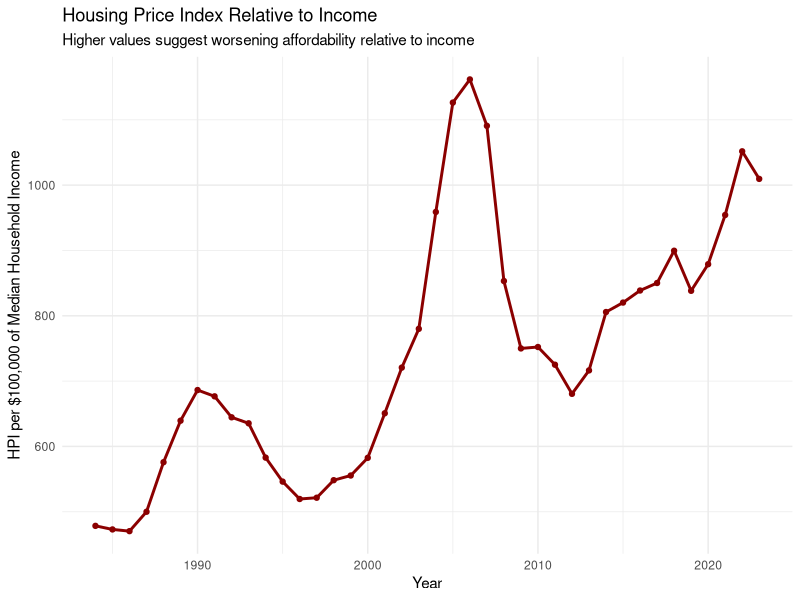
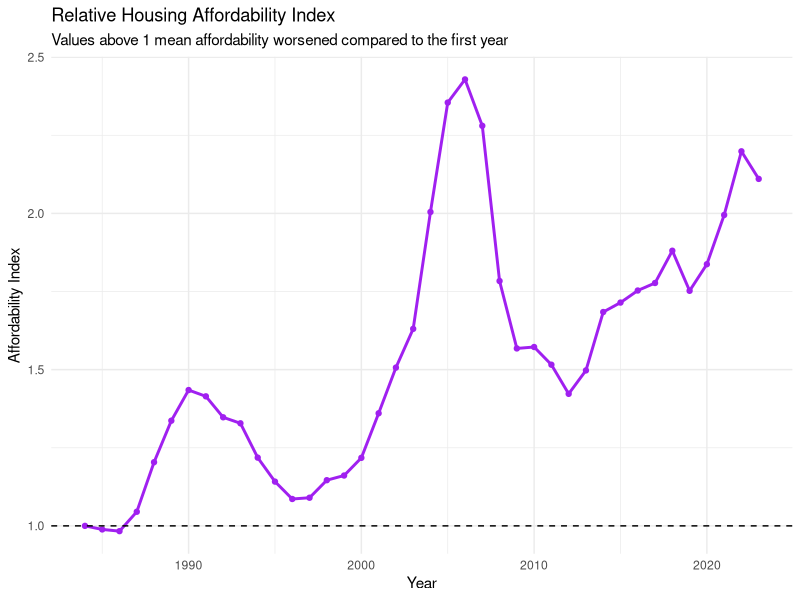
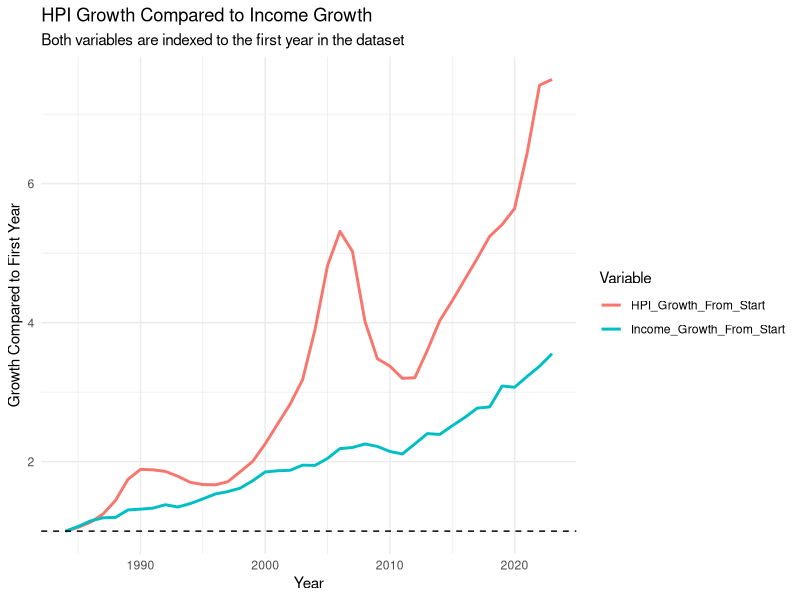
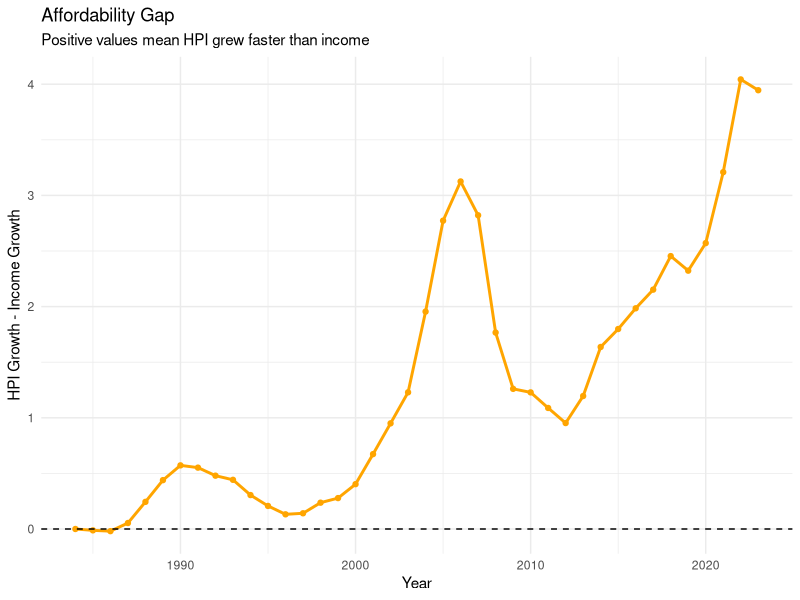
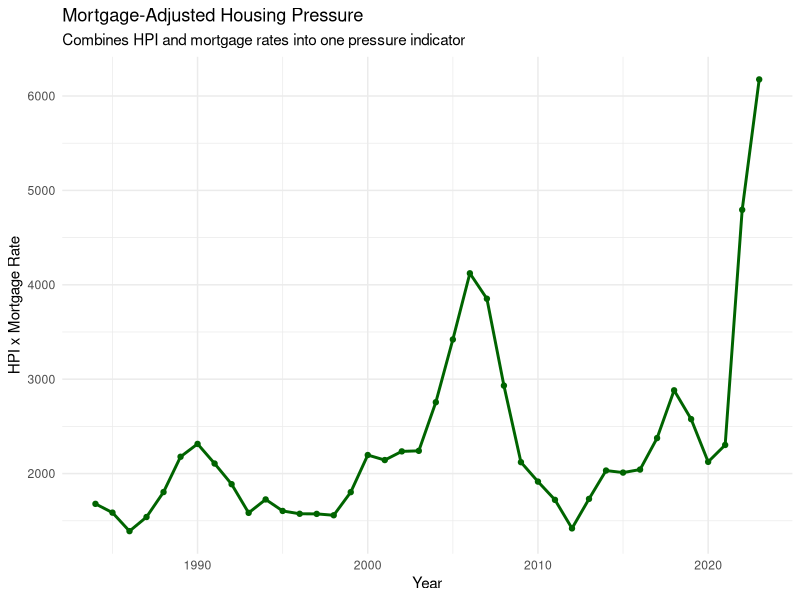
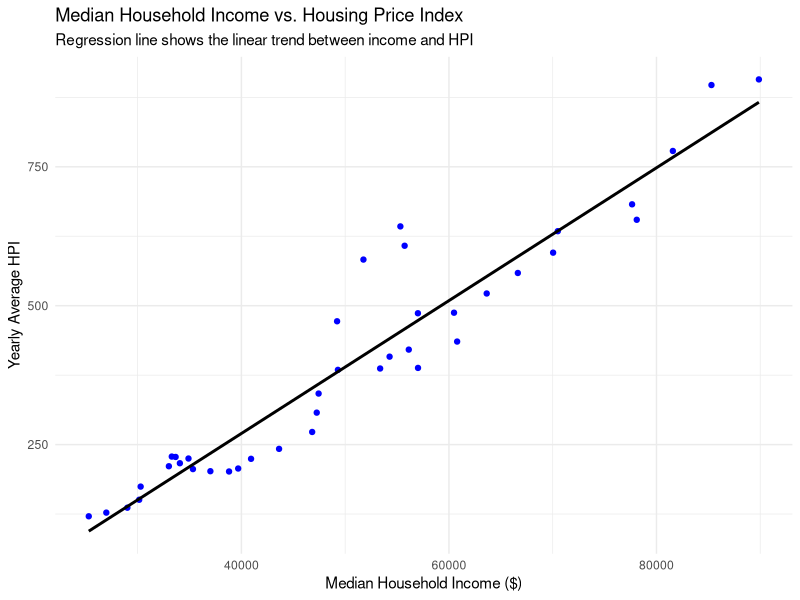
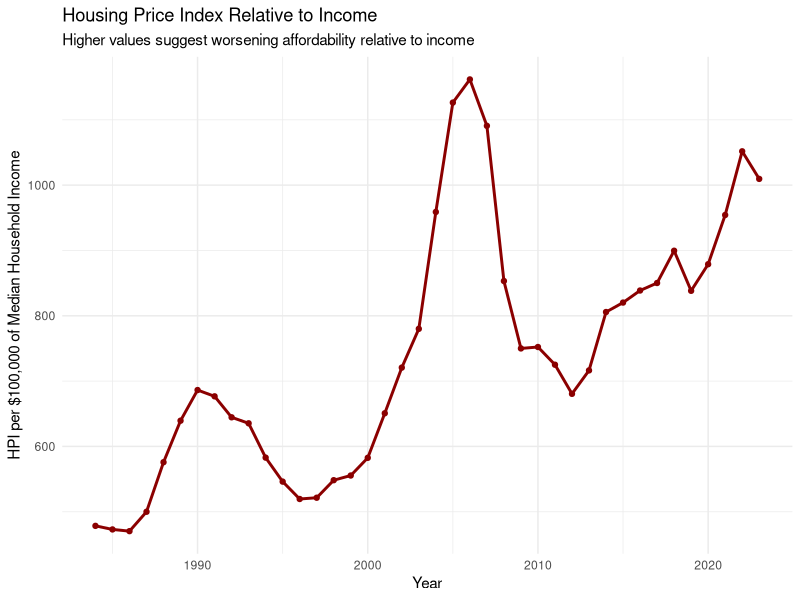
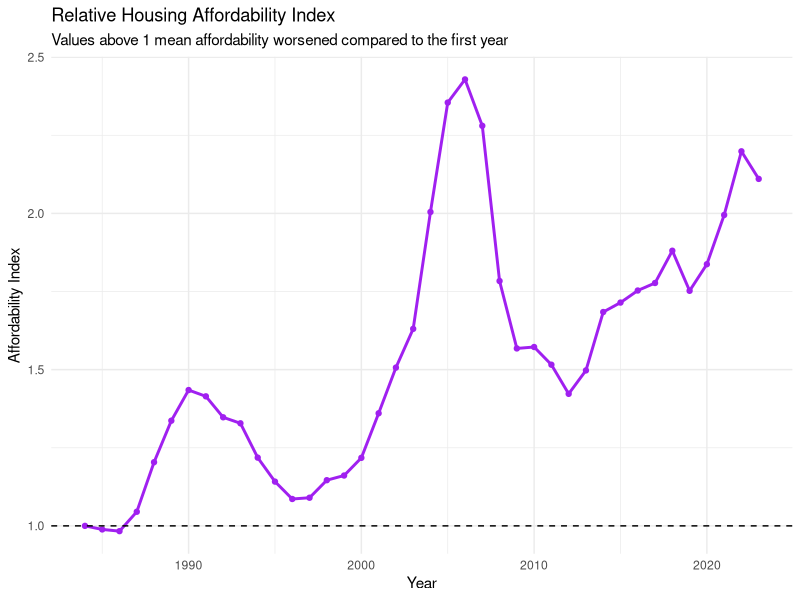

These charts were generated, in order, by the following R code:
# Feature Engineering: Affordability Analysis
# Harjot Singh
#
# This script creates affordability-related features using:
# - House Price Index (HPI)
# - Median household income
# - Mortgage interest rates
#
# Important note:
# HPI is an index, not an actual dollar home price.
# So the HPI-to-income ratio should be interpreted as a relative
# affordability indicator, not the literal number of years of income
# needed to buy a house.

library(tidyverse)
library(ggplot2)

options(scipen = 999)

# ------------------------------------------------------------
# Load Data
# Keep this R file in the same folder as the CSV files:
# - CASTHPI_yearly_cleaned.csv
# - cleaned_income_data.csv
# - cleaned_mortgage_rates_annual_avg.csv
# ------------------------------------------------------------

required_files <- c(
  "CASTHPI_yearly_cleaned.csv",
  "cleaned_income_data.csv",
  "cleaned_mortgage_rates_annual_avg.csv"
)

missing_files <- required_files[!file.exists(required_files)]

if (length(missing_files) > 0) {
  stop(
    paste(
      "Missing file(s):",
      paste(missing_files, collapse = ", "),
      "\nCurrent working directory is:",
      getwd(),
      "\nMove this R file into the same folder as the CSV files or set the working directory correctly."
    )
  )
}

hpi_data <- read_csv("CASTHPI_yearly_cleaned.csv")

income_data <- read_csv("cleaned_income_data.csv") %>%
  rename(Year = Date)

mortgage_data <- read_csv(
  "cleaned_mortgage_rates_annual_avg.csv",
  skip = 7,
  col_names = c(
    "Year",
    "Average_Mortgage_Rate",
    "Lowest_Mortgage_Rate",
    "Highest_Mortgage_Rate",
    "Number_Of_Weeks"
  )
)

glimpse(hpi_data)
glimpse(income_data)
glimpse(mortgage_data)

# ------------------------------------------------------------
# Clean and Merge Data
# ------------------------------------------------------------

hpi_data <- hpi_data %>%
  mutate(
    Year = as.numeric(Year),
    Yearly_Average_HPI = as.numeric(Yearly_Average_HPI),
    Lowest_Quarterly_HPI = as.numeric(Lowest_Quarterly_HPI),
    Highest_Quarterly_HPI = as.numeric(Highest_Quarterly_HPI)
  )

income_data <- income_data %>%
  mutate(
    Year = as.numeric(Year),
    Median_Household_Income = as.numeric(Median_Household_Income)
  )

mortgage_data <- mortgage_data %>%
  mutate(
    Year = as.numeric(Year),
    Average_Mortgage_Rate = as.numeric(Average_Mortgage_Rate),
    Lowest_Mortgage_Rate = as.numeric(Lowest_Mortgage_Rate),
    Highest_Mortgage_Rate = as.numeric(Highest_Mortgage_Rate),
    Number_Of_Weeks = as.numeric(Number_Of_Weeks)
  )

combined_data <- hpi_data %>%
  left_join(income_data, by = "Year") %>%
  left_join(mortgage_data, by = "Year") %>%
  arrange(Year) %>%
  drop_na()

glimpse(combined_data)
print(head(combined_data))

# ------------------------------------------------------------
# Feature Engineering
# ------------------------------------------------------------

feature_data <- combined_data %>%
  mutate(
    # Basic HPI-to-income ratio
    # This is a relative affordability indicator.
    HPI_to_Income_Ratio = Yearly_Average_HPI / Median_Household_Income,

    # Easier-to-read ratio:
    # HPI per $100,000 of median household income.
    HPI_per_100k_Income = Yearly_Average_HPI / (Median_Household_Income / 100000),

    # Affordability index compared to the first year.
    # Values above 1 suggest affordability worsened compared to the first year.
    Affordability_Index = HPI_to_Income_Ratio / first(HPI_to_Income_Ratio),

    # Income growth compared to first year.
    Income_Growth_From_Start = Median_Household_Income / first(Median_Household_Income),

    # HPI growth compared to first year.
    HPI_Growth_From_Start = Yearly_Average_HPI / first(Yearly_Average_HPI),

    # Difference between HPI growth and income growth.
    # Positive values mean HPI grew faster than income.
    Affordability_Gap = HPI_Growth_From_Start - Income_Growth_From_Start,

    # Mortgage-adjusted HPI pressure indicator.
    # Higher values suggest more buyer pressure from prices and rates together.
    Mortgage_Adjusted_HPI = Yearly_Average_HPI * Average_Mortgage_Rate
  )

glimpse(feature_data)
print(head(feature_data))

# ------------------------------------------------------------
# Feature Description Table
# ------------------------------------------------------------

feature_descriptions <- tibble(
  Feature = c(
    "HPI_to_Income_Ratio",
    "HPI_per_100k_Income",
    "Affordability_Index",
    "Income_Growth_From_Start",
    "HPI_Growth_From_Start",
    "Affordability_Gap",
    "Mortgage_Adjusted_HPI"
  ),
  Meaning = c(
    "Yearly average HPI divided by median household income",
    "HPI scaled per $100,000 of median household income",
    "HPI-to-income ratio compared to the first year in the dataset",
    "Median household income growth compared to the first year",
    "HPI growth compared to the first year",
    "Difference between HPI growth and income growth",
    "HPI multiplied by average mortgage rate"
  ),
  Interpretation = c(
    "Higher value suggests housing prices are higher relative to income",
    "Higher value suggests worse affordability relative to a fixed income scale",
    "Values above 1 suggest affordability worsened compared to the first year",
    "Values above 1 mean income increased compared to the first year",
    "Values above 1 mean HPI increased compared to the first year",
    "Positive values mean HPI grew faster than income",
    "Higher value suggests more buyer pressure from prices and interest rates together"
  )
)

print(feature_descriptions)
write_csv(feature_descriptions, "feature_descriptions.csv")

# ------------------------------------------------------------
# Plot 1: HPI Relative to Income
# ------------------------------------------------------------

hpi_income_ratio_plot <- ggplot(feature_data, aes(x = Year, y = HPI_per_100k_Income)) +
  geom_line(linewidth = 1, color = "darkred") +
  geom_point(color = "darkred") +
  theme_minimal() +
  labs(
    title = "Housing Price Index Relative to Income",
    subtitle = "Higher values suggest worsening affordability relative to income",
    x = "Year",
    y = "HPI per $100,000 of Median Household Income"
  )

print(hpi_income_ratio_plot)

ggsave(
  "hpi_relative_to_income.png",
  hpi_income_ratio_plot,
  width = 8,
  height = 5
)

# ------------------------------------------------------------
# Plot 2: Relative Affordability Index
# ------------------------------------------------------------

affordability_index_plot <- ggplot(feature_data, aes(x = Year, y = Affordability_Index)) +
  geom_line(linewidth = 1, color = "purple") +
  geom_point(color = "purple") +
  geom_hline(yintercept = 1, linetype = "dashed") +
  theme_minimal() +
  labs(
    title = "Relative Housing Affordability Index",
    subtitle = "Values above 1 mean affordability worsened compared to the first year",
    x = "Year",
    y = "Affordability Index"
  )

print(affordability_index_plot)

ggsave(
  "affordability_index_plot.png",
  affordability_index_plot,
  width = 8,
  height = 5
)

# ------------------------------------------------------------
# Plot 3: HPI Growth vs. Income Growth
# ------------------------------------------------------------

growth_data <- feature_data %>%
  select(Year, Income_Growth_From_Start, HPI_Growth_From_Start) %>%
  pivot_longer(
    cols = -Year,
    names_to = "Variable",
    values_to = "Growth_From_Start"
  )

growth_comparison_plot <- ggplot(growth_data, aes(x = Year, y = Growth_From_Start, color = Variable)) +
  geom_line(linewidth = 1) +
  geom_hline(yintercept = 1, linetype = "dashed") +
  theme_minimal() +
  labs(
    title = "HPI Growth Compared to Income Growth",
    subtitle = "Both variables are indexed to the first year in the dataset",
    x = "Year",
    y = "Growth Compared to First Year",
    color = "Variable"
  )

print(growth_comparison_plot)

ggsave(
  "hpi_growth_vs_income_growth.png",
  growth_comparison_plot,
  width = 8,
  height = 5
)

# ------------------------------------------------------------
# Plot 4: Affordability Gap
# ------------------------------------------------------------

affordability_gap_plot <- ggplot(feature_data, aes(x = Year, y = Affordability_Gap)) +
  geom_line(linewidth = 1, color = "orange") +
  geom_point(color = "orange") +
  geom_hline(yintercept = 0, linetype = "dashed") +
  theme_minimal() +
  labs(
    title = "Affordability Gap",
    subtitle = "Positive values mean HPI grew faster than income",
    x = "Year",
    y = "HPI Growth - Income Growth"
  )

print(affordability_gap_plot)

ggsave(
  "affordability_gap_plot.png",
  affordability_gap_plot,
  width = 8,
  height = 5
)

# ------------------------------------------------------------
# Plot 5: Mortgage-Adjusted HPI
# ------------------------------------------------------------

mortgage_adjusted_hpi_plot <- ggplot(feature_data, aes(x = Year, y = Mortgage_Adjusted_HPI)) +
  geom_line(linewidth = 1, color = "darkgreen") +
  geom_point(color = "darkgreen") +
  theme_minimal() +
  labs(
    title = "Mortgage-Adjusted Housing Pressure",
    subtitle = "Combines HPI and mortgage rates into one pressure indicator",
    x = "Year",
    y = "HPI x Mortgage Rate"
  )

print(mortgage_adjusted_hpi_plot)

ggsave(
  "mortgage_adjusted_hpi_plot.png",
  mortgage_adjusted_hpi_plot,
  width = 8,
  height = 5
)

# ------------------------------------------------------------
# Scatter Plot: Income vs. HPI with Regression Line
# ------------------------------------------------------------

income_hpi_scatter_plot <- ggplot(
  feature_data,
  aes(x = Median_Household_Income, y = Yearly_Average_HPI)
) +
  geom_point(color = "blue") +
  geom_smooth(method = "lm", se = FALSE, color = "black") +
  theme_minimal() +
  labs(
    title = "Median Household Income vs. Housing Price Index",
    subtitle = "Regression line shows the linear trend between income and HPI",
    x = "Median Household Income ($)",
    y = "Yearly Average HPI"
  )

print(income_hpi_scatter_plot)

ggsave(
  "income_hpi_regression_scatter.png",
  income_hpi_scatter_plot,
  width = 8,
  height = 5
)

# ------------------------------------------------------------
# Save Feature Engineered Dataset
# ------------------------------------------------------------

write_csv(feature_data, "feature_engineered_affordability_data.csv")

cat("\nSaved feature engineered dataset as: feature_engineered_affordability_data.csv\n")
cat("Saved feature descriptions as: feature_descriptions.csv\n")
cat("Saved affordability plots as PNG files.\n")

# ------------------------------------------------------------
# Written Summary
# ------------------------------------------------------------

cat("\nFeature Engineering Summary\n\n")
cat("Created HPI-to-income ratio as a relative affordability indicator.\n")
cat("Created HPI per $100,000 of income for easier interpretation.\n")
cat("Created an affordability index relative to the first year in the dataset.\n")
cat("Created growth features comparing HPI growth and income growth.\n")
cat("Created an affordability gap feature to show whether HPI grew faster than income.\n")
cat("Created a mortgage-adjusted HPI pressure feature.\n")
cat("Skipped regional indicators because the current datasets are statewide California data.\n")
